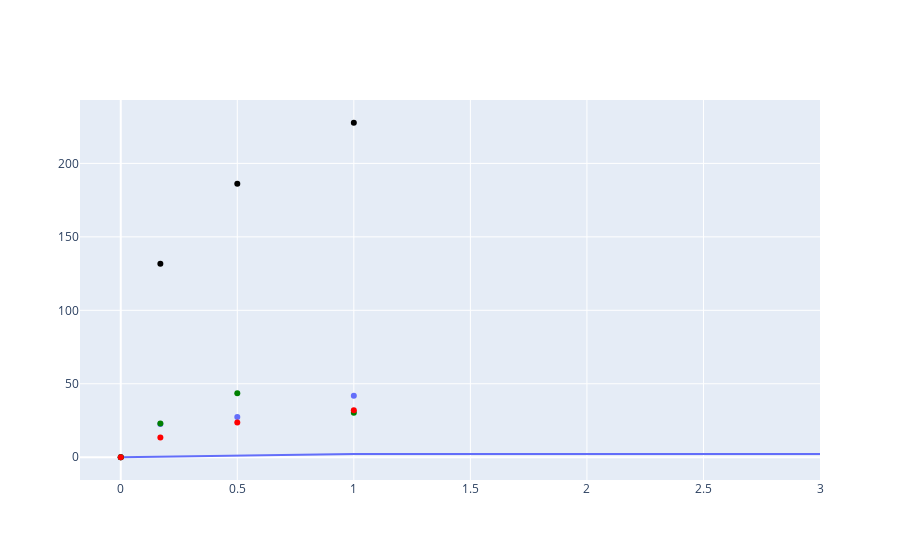

Source (notebook cell):
### Code cell
# fitting curves to mass-change equation
from scipy.optimize import curve_fit
import numpy as np

# mass-change eq
def fit_func(x, a, b):
    return (b*(x**a))

xdata = df['time'].to_numpy()

ydata_HfTa = df['hfta'].to_numpy()
popt_HfTa, pcov_HfTa = curve_fit(fit_func, xdata, ydata_HfTa)
fit_HfTa = px.line(xdata, y = fit_func(xdata, *popt_HfTa))


fig2 = go.Figure(data = fit_HfTa.data + fig.data)

fig2.show()

### Figure 1 — Plotly figure (JSON) as saved in the notebook; plotly's stock layout.template omitted (floating-point values rounded to 4 significant figures)
{"data": [{"hovertemplate": "index=%{x}<br>y=%{y}<extra></extra>", "legendgroup": "", "line": {"color": "#636efa", "dash": "solid"}, "mode": "lines", "name": "", "orientation": "v", "showlegend": false, "type": "scatter", "x": [0, 1, 2, 3], "xaxis": "x", "y": [0, 2.146, 2.146, 2.146], "yaxis": "y"}, {"hovertemplate": "time=%{x}<br>hfta=%{y}<extra></extra>", "legendgroup": "", "marker": {"color": "#636efa", "symbol": "circle"}, "mode": "markers", "name": "", "orientation": "v", "showlegend": false, "type": "scatter", "x": [0, 0.17, 0.5, 1], "xaxis": "x", "y": [0, 22.7, 27.38, 41.87], "yaxis": "y"}, {"hovertemplate": "time=%{x}<br>hftanb=%{y}<extra></extra>", "legendgroup": "", "marker": {"color": "black", "symbol": "circle"}, "mode": "markers", "name": "", "orientation": "v", "showlegend": false, "type": "scatter", "x": [0, 0.17, 0.5, 1], "xaxis": "x", "y": [0, 131.7, 186.1, 227.7], "yaxis": "y"}, {"hovertemplate": "time=%{x}<br>hftaw=%{y}<extra></extra>", "legendgroup": "", "marker": {"color": "green", "symbol": "circle"}, "mode": "markers", "name": "", "orientation": "v", "showlegend": false, "type": "scatter", "x": [0, 0.17, 0.5, 1], "xaxis": "x", "y": [0, 22.99, 43.6, 30.3], "yaxis": "y"}, {"hovertemplate": "time=%{x}<br>hftamo=%{y}<extra></extra>", "legendgroup": "", "marker": {"color": "red", "symbol": "circle"}, "mode": "markers", "name": "", "orientation": "v", "showlegend": false, "type": "scatter", "x": [0, 0.17, 0.5, 1], "xaxis": "x", "y": [0, 13.51, 23.63, 32.06], "yaxis": "y"}], "layout": {}}
